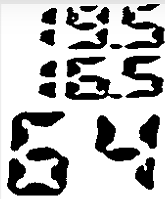
#> input picture resources/temp.PNG, 165 x 199 px, given in place of the camera
$ python TermohigrometerCam.py
#> lines starting #> are read from the running program, lines starting #| are printed output that depends on the picture; after the words box and inside, x2 and y2 are one past the last pixel; in counts of white or black regions, pixels touching at a corner belong together
import cv2
import numpy as np
from PIL import Image
import pytesseract
from datetime import datetime, date
import requests
import json

sensor_db_url = 'http://192.168.xxx.xxx:xxxx/send_sensor_data'

def post_to_sensor_db(data):
    date = datetime.now().strftime('%d_%m_%Y')
    time = datetime.now().strftime('%H:%M:%S')
    post1 = json.dumps({'date': date, 'time': time,
                       'type': 'temperature', 'id': '003', 'data': data[0]})
    post2 = json.dumps({'date': date, 'time': time,
                       'type': 'humidity', 'id': '003', 'data': data[2]})
    post3 = json.dumps({'date': date, 'time': time,
                       'type': 'temperature', 'id': '004', 'data': data[1]})
    posts = [post1, post2, post3]
    for post in posts:
        try:
            response = requests.post(sensor_db_url, post)
            print('sensor db response: ' + str(response))
        except:
            print('conection no established')

def preprocess(img, block_size, gamma):
    img = cv2.adaptiveThreshold(
        img, 255, cv2.ADAPTIVE_THRESH_GAUSSIAN_C, cv2.THRESH_BINARY, block_size, gamma)
    img = cv2.morphologyEx(img, cv2.MORPH_CLOSE, kernel)
    img = cv2.morphologyEx(img, cv2.MORPH_OPEN, kernel)
    return img

def getContours(frame):
    biggest = np.array([])
    maxArea = 0
    frameCanny = cv2.Canny(frame, 45, 55)
    frameCanny = cv2.dilate(frameCanny, kernel, iterations=3)
    frameCanny = cv2.erode(frameCanny, kernel, iterations=2)
    contours, hierarchy = cv2.findContours(
        frameCanny, cv2.RETR_EXTERNAL, cv2.CHAIN_APPROX_NONE)
    for cnt in contours:
        area = cv2.contourArea(cnt)
        if area >= 7000 and area < 80000:
            peri = cv2.arcLength(cnt, True)
            approx = cv2.approxPolyDP(cnt, 0.05*peri, True)
            if area > maxArea and len(approx) == 4:
                biggest = approx
                maxArea = area
    return biggest

def reorder(myPoints):
    myPoints = myPoints.reshape((4, 2))
    newPoints = np.zeros((4, 1, 2), np.int32)
    add = myPoints.sum(1)
    diff = np.diff(myPoints, axis=1)
    newPoints[0] = myPoints[np.argmin(add)]
    newPoints[3] = myPoints[np.argmax(add)]
    newPoints[1] = myPoints[np.argmin(diff)]
    newPoints[2] = myPoints[np.argmax(diff)]
    return newPoints

def getWarp(img, ptsSqu):
    ptsSqu = reorder(ptsSqu)
    imgOut = np.array([])
    pts1 = np.float32(ptsSqu)
    pts2 = np.float32([[0, 0], [300, 0], [0, 300], [300, 300]])
    matrix = cv2.getPerspectiveTransform(pts1, pts2)
    imgOut = cv2.warpPerspective(img, matrix, (300, 300))
    return imgOut

#kernel = cv2.getStructuringElement(cv2.MORPH_CROSS, (3, 3))
kernel = np.ones((3, 3))
cap = cv2.VideoCapture('/dev/webcam_port')
digitsPos = [[[7, 64], [0, 92]], [[63, 118], [0, 92]], [[124, 175], [0, 92]], [[7, 64], [92, 184]], [
    [63, 118], [92, 184]], [[124, 178], [92, 184]], [[4, 62], [184, 275]], [[69, 134], [184, 275]]]
segmentPos = [[[48, 65], [12, 49]], [[43, 62], [49, 84]], [[14, 53], [73, 92]], [
    [3, 23], [49, 84]], [[3, 23], [12, 49]], [[19, 53], [2, 25]], [[19, 53], [40, 60]]]
DIGITS_LOOKUP = {
    (1, 1, 1, 1, 1, 1, 0): "0",
    (1, 1, 0, 0, 0, 0, 0): "1",
    (1, 0, 1, 1, 0, 1, 1): "2",
    (1, 1, 1, 0, 0, 1, 1): "3",
    (1, 1, 0, 0, 1, 0, 1): "4",
    (0, 1, 1, 0, 1, 1, 1): "5",
    (0, 1, 1, 1, 1, 1, 1): "6",
    (1, 1, 0, 0, 0, 1, 0): "7",
    (1, 1, 1, 1, 1, 1, 1): "8",
    (1, 1, 1, 0, 1, 1, 1): "9", }
displayDetected = False
while not displayDetected:
    ret, frame = cap.read()
#> frame is the input picture: shape (199, 165, 3); min 0, max 255, mean 185.8
    frame = cv2.GaussianBlur(frame, (3, 3), 3)
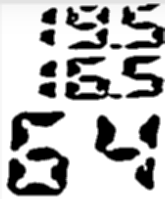
#> frame: shape (199, 165, 3); min 0, max 255, mean 185.8
    frame = cv2.cvtColor(frame, cv2.COLOR_BGR2GRAY)
#> frame: shape (199, 165)
    clahe = cv2.createCLAHE(clipLimit=2, tileGridSize=(6, 6))
    #frame = clahe.apply(frame)
    ptsSqr = getContours(frame)
#> in getContours, `frameCanny = cv2.Canny(frame, 45, 55)`:
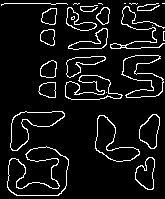
#> frameCanny: shape (199, 165); 7.9% white in thin lines or dots
#> in getContours, `frameCanny = cv2.dilate(frameCanny, kernel, iterations=3)`:
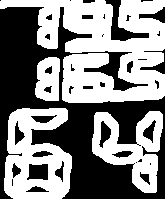
#> frameCanny: shape (199, 165); 52.7% white; 39 black regions (14 under 20 px), largest, box (x1, y1, x2, y2) and area: (0, 7, 165, 199) 12929, (105, 0, 149, 41) 532, (27, 164, 48, 180) 285
#> in getContours, `frameCanny = cv2.erode(frameCanny, kernel, iterations=2)`:
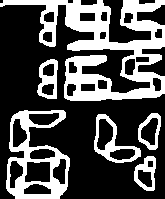
#> frameCanny: shape (199, 165); 31.6% white; 6 white regions
#> in getContours, `contours, hierarchy = cv2.findContours( frameCanny, cv2.RETR_EXTERNAL,..`: contours = 6 contours; box (x1, y1, x2, y2) and area: (0, 0, 165, 101) 6806, (6, 110, 70, 199) 3984, (94, 114, 141, 163) 1140, (37, 59, 58, 99) 616, (138, 113, 161, 150) 578, (134, 156, 156, 191) 534
#> the loop in getContours, `for cnt in contours:` made 6 passes
#> area on passes 1 to 6: 534.5, 1140, 578, 3983.5, 615.5, 6806
#> after the loop in getContours, `for cnt in contours:`: biggest = empty array; maxArea = 0
#> ptsSqr = empty array
    if ptsSqr.size != 0:
        displayDetected = True
        frame = getWarp(frame, ptsSqr)[5:-15, 80:-25]
frame = preprocess(frame, 43, 7)
digits = []
for pos in digitsPos:
    digits.append(frame[pos[1][0]:pos[1][1], pos[0][0]:pos[0][1]])
dataRaw = []
for i in range(0, len(digits)):
    digits[i] = cv2.resize(digits[i], (65, 92))
    #dataRaw.append(pytesseract.image_to_string(digits[i], config="--psm 10 digits"))
    #dataRaw.append(pytesseract.image_to_string(digits[i], config='--psm 10 --oem 3 -c tessedit_char_whitelist=0123456789')[0])
    segments = []
    for seg in segmentPos:
        segAvg = np.mean(digits[i][seg[1][0]:seg[1][1], seg[0][0]:seg[0][1]])
        if (segAvg < 180):
            segments.append(1)
            cv2.rectangle(digits[i], (seg[0][0], seg[1][0]),
                          (seg[0][1], seg[1][1]), (0, 0, 0), 1)
        else:
            segments.append(0)
    segments = tuple(segments)
    try:
        dataRaw.append(DIGITS_LOOKUP[segments])
    except:
        dataRaw.append("E")
data = [0, 0, 0]
if not "E" in dataRaw:
    dataRaw = "".join(dataRaw)
    data[0] = dataRaw[0:2]+"."+dataRaw[2]
    data[1] = dataRaw[3:5]+"."+dataRaw[5]
    data[2] = dataRaw[6:]
print(data)
post_to_sensor_db(data)
imgStack = np.vstack(tuple(digits))
# [4 lines of commented-out code are left out]
cv2.waitKey(1000)
cap.release()
cv2.destroyAllWindows()
